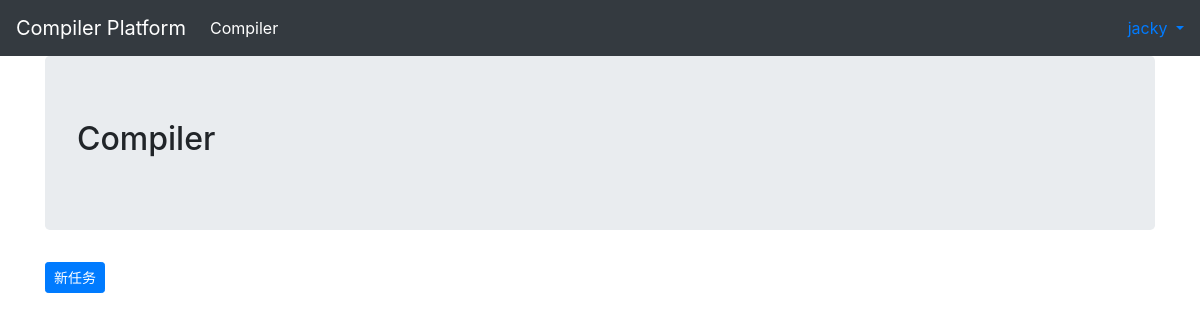
/compiler/ (signed in), run on an earlier commit of the app's database.
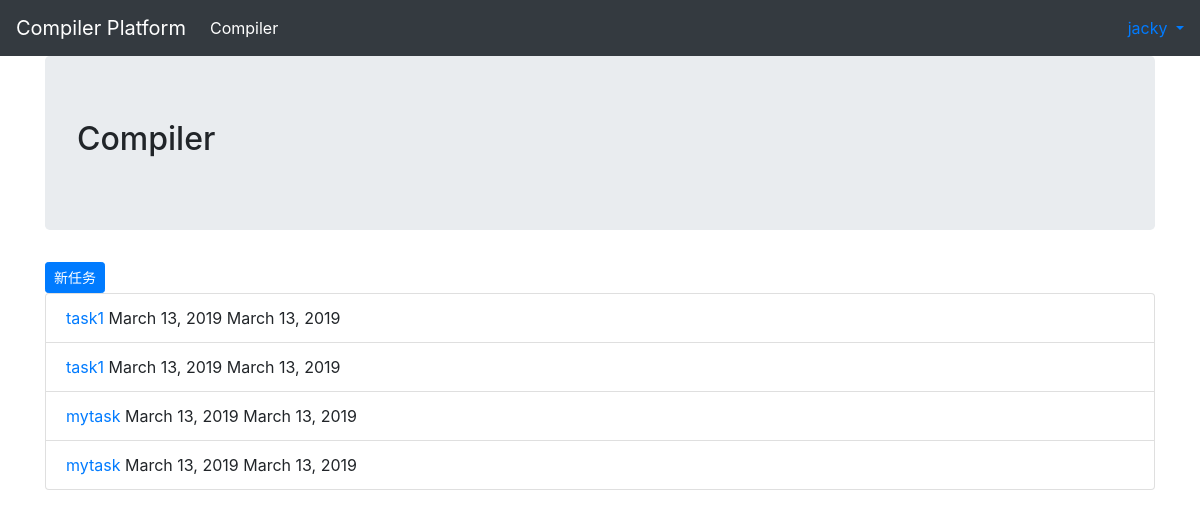
And on a later commit of the database.
### Compiler/models.py (models this page shows)
class Task(models.Model):
    task_name = models.CharField(max_length=30, default='task')
    compile_option = models.CharField(max_length=255, default='')
    created_date = models.DateField(auto_now_add=True)
    modified_date = models.DateField(auto_now=True)
    user = models.ForeignKey(User, on_delete=models.CASCADE)

### Compiler/views.py (the view)
# urls.py: path('', views.index, name='index'),
@login_required
def index(request):
    try:
        task_list = Task.objects.filter(user=request.user)
    except Task.DoesNotExist:
        task_list = []
    context = {'task_list': task_list}
    return render(request, 'Compiler/index.html', context)

### Compiler/templates/Compiler/index.html (shortened to what this page needs)
{% extends 'base.html' %}
{% load bootstrap4 %}
{% block header %}
<div class="jumbotron">
    <h2>Compiler</h2>
</div>
{% endblock %}
{% block content %}
<a class="btn btn-primary btn-sm" href="{% url 'Compiler:create_task' %}" role="button">新任务</a> <br>
<ul class="list-group">
    {% for task in task_list %}
    <li class="list-group-item"><a href="{% url 'Compiler:check_task' %}?task_id={{ task.id }}">{{ task.task_name }}</a> {{ task.created_date }} {{ task.modified_date }}
    </li>
    {% endfor %}
</ul>
{% endblock %}

What changed in the data, as far as the page shows it:
added Task: task_name "task1", created_date "March 13, 2019", modified_date "March 13, 2019"
added Task: task_name "task1", created_date "March 13, 2019", modified_date "March 13, 2019"
added Task: task_name "mytask", created_date "March 13, 2019", modified_date "March 13, 2019"
added Task: task_name "mytask", created_date "March 13, 2019", modified_date "March 13, 2019"
